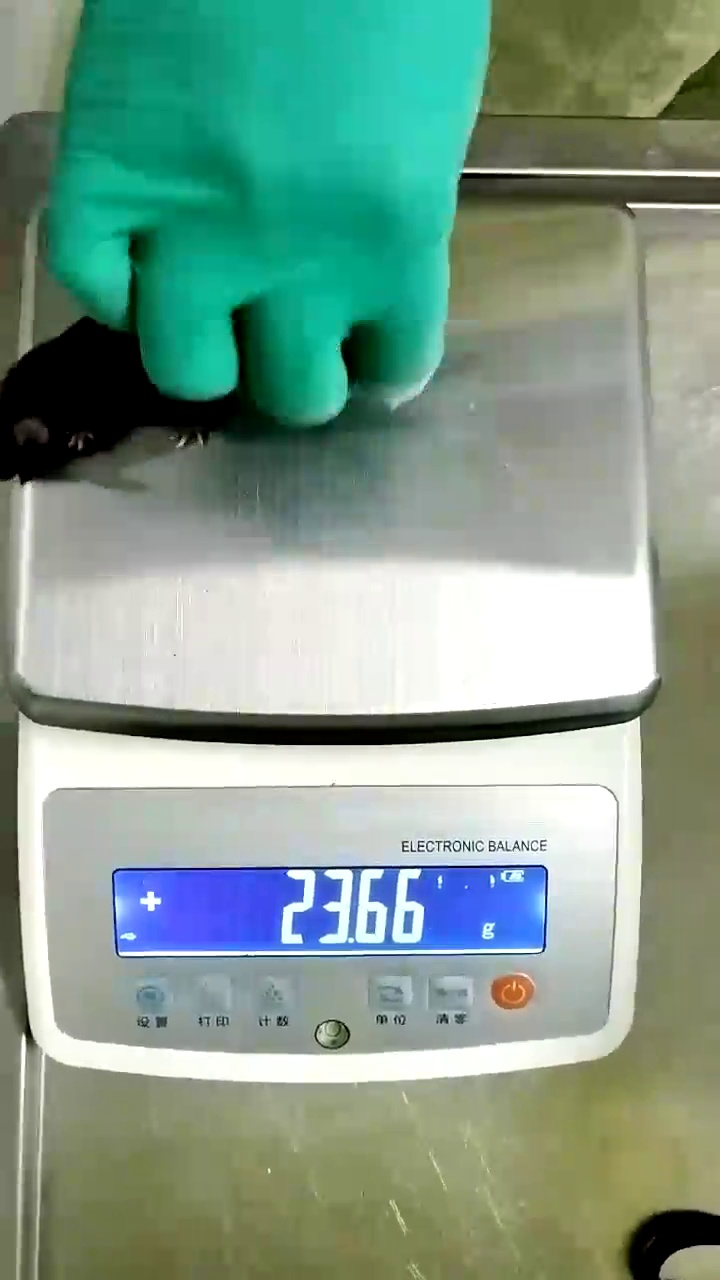
#> input picture tests/fixtures/lcd_ocr/0001/mouse_003_photo.jpg, 720 x 1280 px
$ python -i extract_roi_preview.py   (imports and definitions only)
#> lines starting #> are read from the running program, lines starting #| are printed output that depends on the picture
"""Build digit templates and ROI previews from a reference video / frames."""

from __future__ import annotations

import argparse
from collections import defaultdict
from pathlib import Path

import cv2
import numpy as np
import yaml

from mousevision.reader.template import (
    TemplateReader,
    _binarize_digits,
    _digit_area_gray,
    _normalize_digit,
    _projection_slots,
    decode_seven_seg,
    find_lcd_box,
)


def _load_config(path: Path) -> dict:
    with open(path, encoding="utf-8") as f:
        return yaml.safe_load(f)


# [60 lines left out: functions _iter_images, _synthetic_seven_seg_templates, not called in this run]


def build_templates(images: list[np.ndarray], out_dir: Path) -> dict[str, int]:
    out_dir.mkdir(parents=True, exist_ok=True)
    synthetic = _synthetic_seven_seg_templates()
    for key, tmpl in synthetic.items():
        cv2.imwrite(str(out_dir / f"{key}.png"), tmpl)

    refined: dict[str, list[np.ndarray]] = defaultdict(list)
    dots: list[np.ndarray] = []

    for image in images:
        box = find_lcd_box(image)
        if box is None:
            continue
        gray = _digit_area_gray(box.crop(image))
        bw = _binarize_digits(gray)
        for a, b in _projection_slots(bw):
            patch = bw[:, a:b]
            rows = np.where(patch.any(axis=1))[0]
            if len(rows):
                patch = patch[rows[0] : rows[-1] + 1, :]
            h = bw.shape[0]
            if patch.shape[0] < h * 0.30 and (b - a) < h * 0.35:
                dots.append(_normalize_digit(patch))
                continue
            char, conf = decode_seven_seg(patch)
            if char.isdigit() and conf >= 0.4:
                refined[char].append(_normalize_digit(patch))

    counts: dict[str, int] = {}
    for key, patches in refined.items():
        stack = np.stack(patches, axis=0).astype(np.float32)
        med = np.median(stack, axis=0)
        _, binary = cv2.threshold(med.astype(np.uint8), 0, 255, cv2.THRESH_BINARY + cv2.THRESH_OTSU)
        if np.mean(binary) > 127:
            binary = cv2.bitwise_not(binary)
        cv2.imwrite(str(out_dir / f"{key}.png"), binary)
        counts[key] = len(patches)

    if dots:
        stack = np.stack(dots, axis=0).astype(np.float32)
        med = np.median(stack, axis=0)
        _, binary = cv2.threshold(med.astype(np.uint8), 0, 255, cv2.THRESH_BINARY + cv2.THRESH_OTSU)
        if np.mean(binary) > 127:
            binary = cv2.bitwise_not(binary)
        cv2.imwrite(str(out_dir / "dot.png"), binary)
        counts["dot"] = len(dots)

    for d in range(10):
        path = out_dir / f"{d}.png"
        if not path.exists():
            cv2.imwrite(str(path), synthetic[str(d)])
            counts[str(d)] = counts.get(str(d), 0)
    if not (out_dir / "dot.png").exists():
        cv2.imwrite(str(out_dir / "dot.png"), synthetic["dot"])
        counts["dot"] = 0
    return counts


# [34 lines left out: function main, not called in this run]


# [2 lines not run here, left out]

>>> import cv2
>>> picture = cv2.imread('../tests/fixtures/lcd_ocr/0001/mouse_003_photo.jpg', cv2.IMREAD_GRAYSCALE)
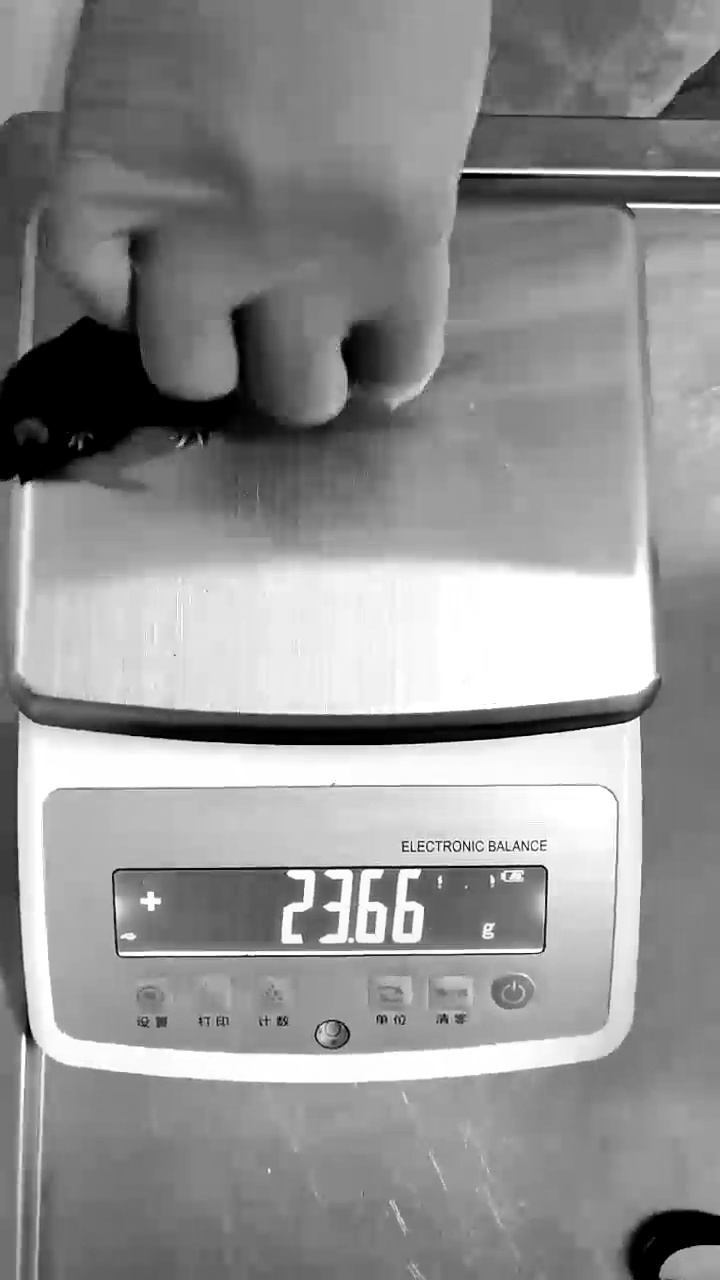
#> picture: shape (1280, 720); min 0, max 255, mean 145.6
>>> result = build_templates(picture, 'out.png')
#> (the run stopped early here; a loop or call above may not have finished)

$ run again, on tests/fixtures/lcd_ocr/0001/mouse_004_photo.jpg
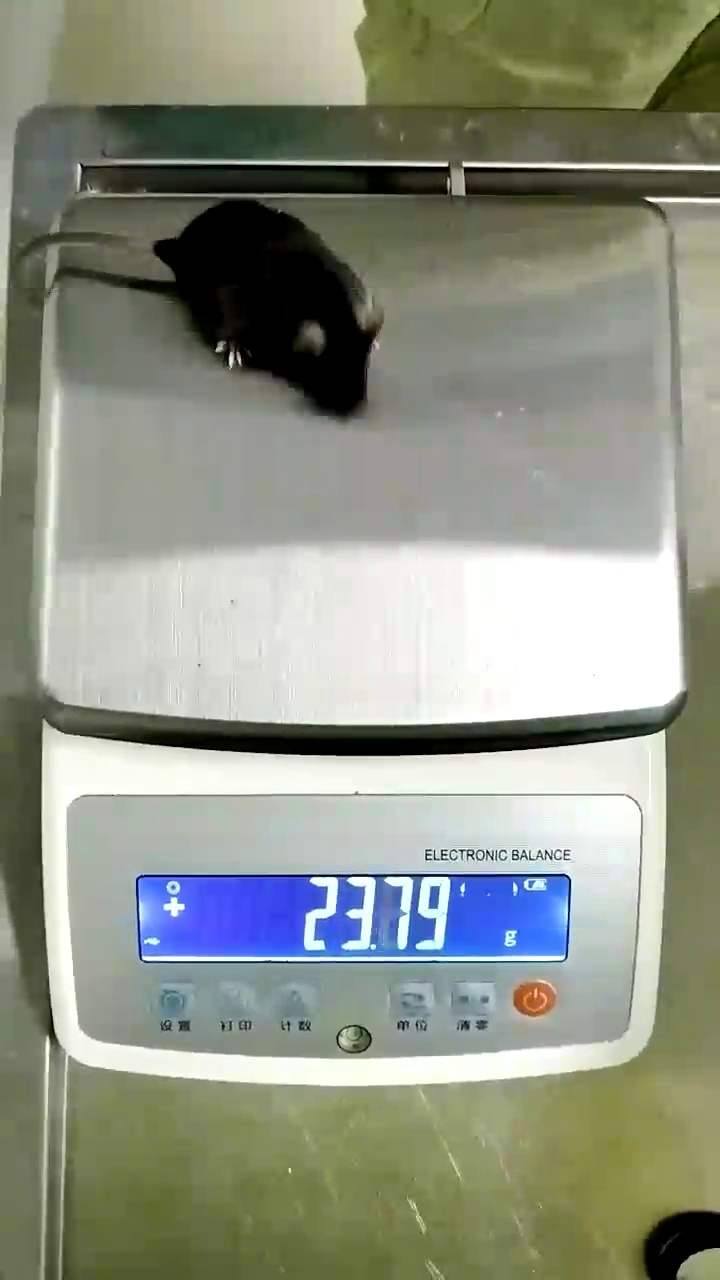
#> input picture tests/fixtures/lcd_ocr/0001/mouse_004_photo.jpg, 720 x 1280 px
#> `picture = cv2.imread('../tests/fixtures/lcd_ocr/0001/mouse_003_photo.j..`:
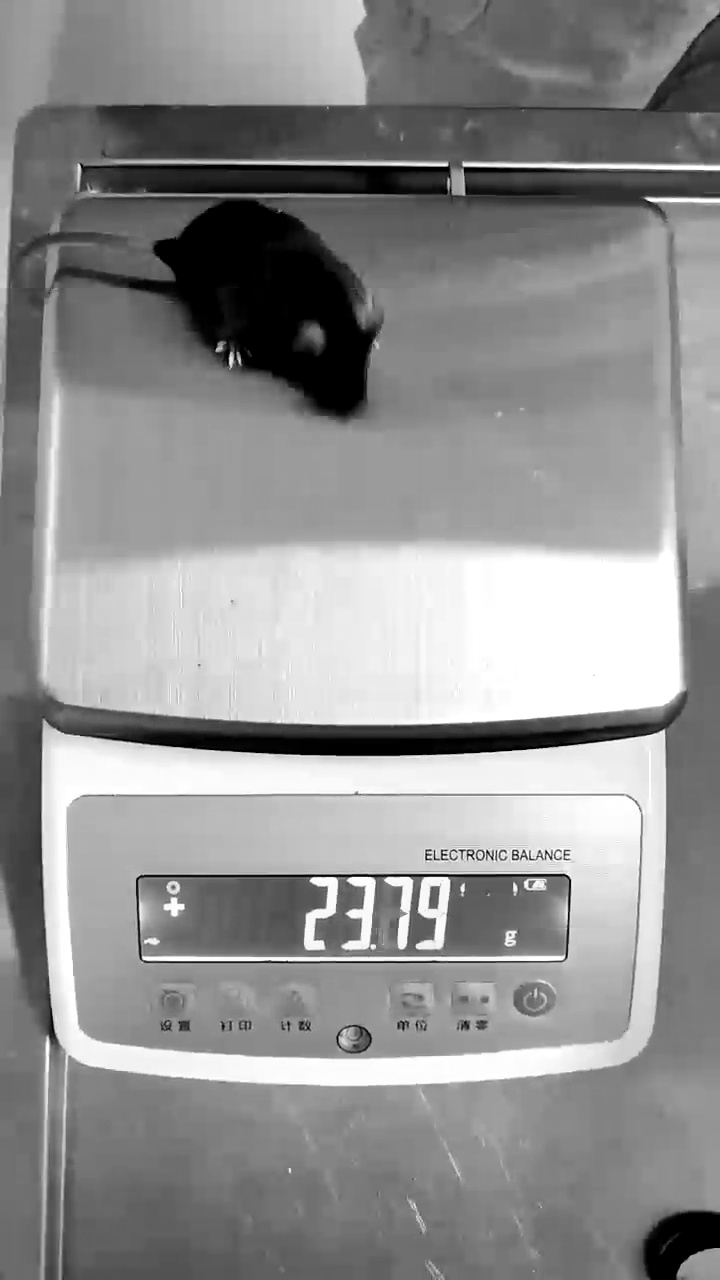
#> picture: shape (1280, 720); min 0, max 255, mean 143.7

$ run again, on tests/fixtures/lcd_ocr/0001/mouse_006_photo.jpg
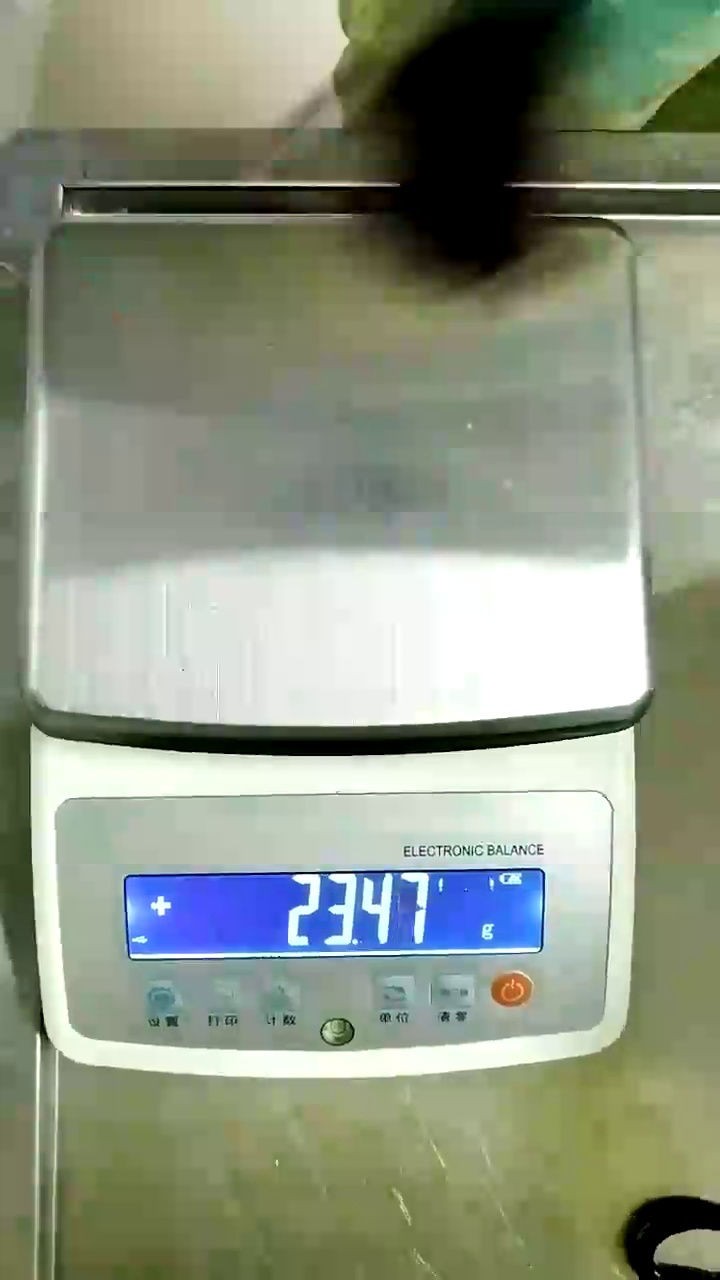
#> input picture tests/fixtures/lcd_ocr/0001/mouse_006_photo.jpg, 720 x 1280 px
#> `picture = cv2.imread('../tests/fixtures/lcd_ocr/0001/mouse_003_photo.j..`:
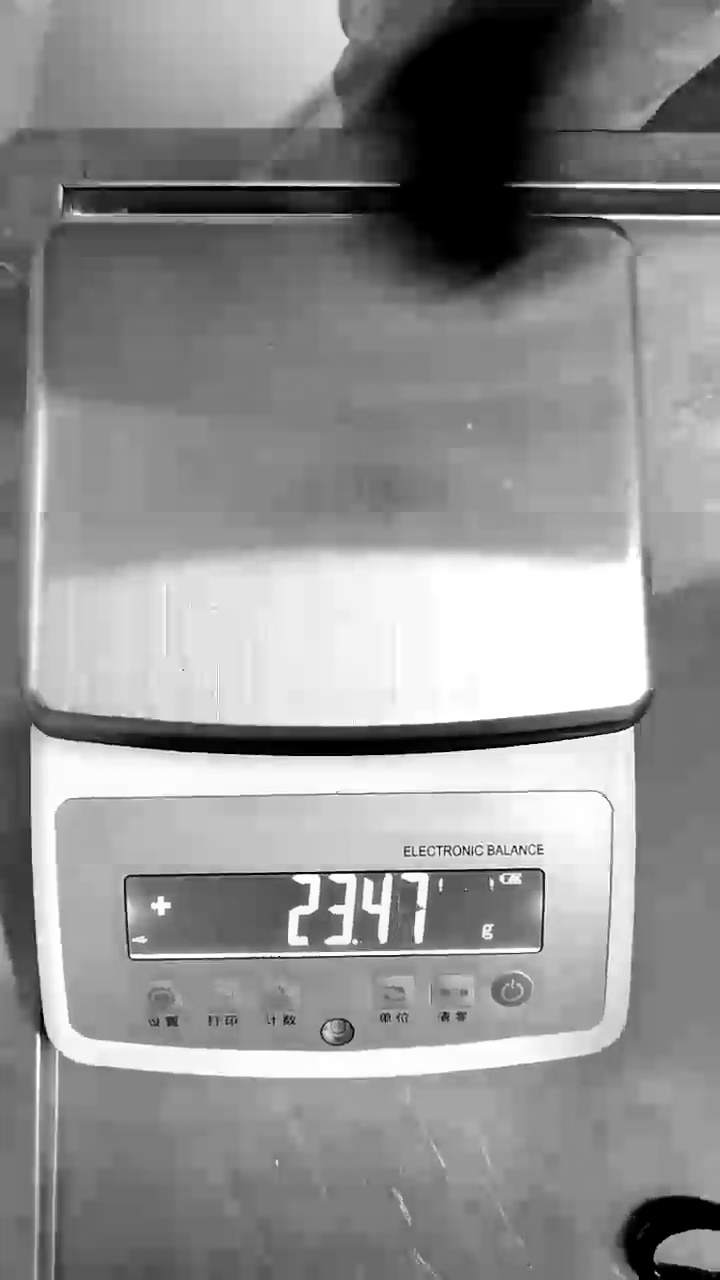
#> picture: shape (1280, 720); min 0, max 255, mean 144
